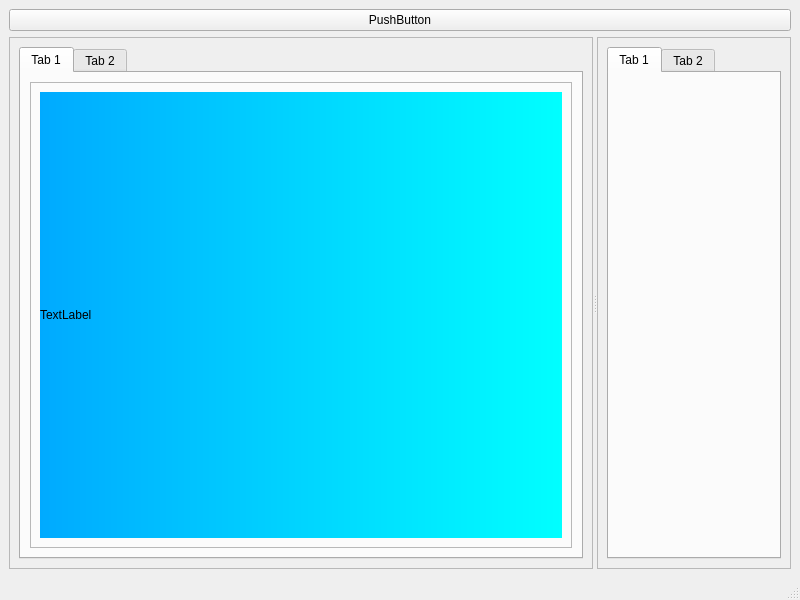
<?xml version="1.0" encoding="UTF-8"?>
<ui version="4.0">
 <class>TestWindow</class>
 <widget class="QMainWindow" name="TestWindow">
  <property name="geometry">
   <rect>
    <x>0</x>
    <y>0</y>
    <width>800</width>
    <height>600</height>
   </rect>
  </property>
  <property name="windowTitle">
   <string>MainWindow</string>
  </property>
  <widget class="QWidget" name="centralwidget">
   <layout class="QVBoxLayout" name="verticalLayout_4">
    <item>
     <widget class="QPushButton" name="openCameraButton">
      <property name="text">
       <string>PushButton</string>
      </property>
     </widget>
    </item>
    <item>
     <widget class="QSplitter" name="splitter">
      <property name="orientation">
       <enum>Qt::Horizontal</enum>
      </property>
      <widget class="QFrame" name="frame_2">
       <property name="frameShape">
        <enum>QFrame::StyledPanel</enum>
       </property>
       <property name="frameShadow">
        <enum>QFrame::Raised</enum>
       </property>
       <layout class="QVBoxLayout" name="verticalLayout">
        <item>
         <widget class="QTabWidget" name="tabWidget">
          <widget class="QWidget" name="tab">
           <attribute name="title">
            <string>Tab 1</string>
           </attribute>
           <layout class="QVBoxLayout" name="verticalLayout_3">
            <item>
             <widget class="QFrame" name="frame_3">
              <property name="minimumSize">
               <size>
                <width>400</width>
                <height>0</height>
               </size>
              </property>
              <property name="frameShape">
               <enum>QFrame::StyledPanel</enum>
              </property>
              <property name="frameShadow">
               <enum>QFrame::Raised</enum>
              </property>
              <layout class="QVBoxLayout" name="verticalLayout_5">
               <item>
                <widget class="QLabel" name="cameraLabel">
                 <property name="styleSheet">
                  <string notr="true">background-color: qlineargradient(spread:pad, x1:0, y1:0, x2:1, y2:0, stop:0 rgba(0, 170, 255, 255), stop:1 rgba(0, 255, 255, 255));</string>
                 </property>
                 <property name="text">
                  <string>TextLabel</string>
                 </property>
                </widget>
               </item>
              </layout>
             </widget>
            </item>
           </layout>
          </widget>
          <widget class="QWidget" name="tab_2">
           <attribute name="title">
            <string>Tab 2</string>
           </attribute>
          </widget>
         </widget>
        </item>
       </layout>
      </widget>
      <widget class="QFrame" name="frame">
       <property name="frameShape">
        <enum>QFrame::StyledPanel</enum>
       </property>
       <property name="frameShadow">
        <enum>QFrame::Raised</enum>
       </property>
       <layout class="QVBoxLayout" name="verticalLayout_2">
        <item>
         <widget class="QTabWidget" name="tabWidget_2">
          <widget class="QWidget" name="tab_3">
           <attribute name="title">
            <string>Tab 1</string>
           </attribute>
          </widget>
          <widget class="QWidget" name="tab_4">
           <attribute name="title">
            <string>Tab 2</string>
           </attribute>
          </widget>
         </widget>
        </item>
       </layout>
      </widget>
     </widget>
    </item>
   </layout>
  </widget>
  <widget class="QMenuBar" name="menubar">
   <property name="geometry">
    <rect>
     <x>0</x>
     <y>0</y>
     <width>800</width>
     <height>17</height>
    </rect>
   </property>
  </widget>
  <widget class="QStatusBar" name="statusbar"/>
 </widget>
 <resources/>
 <connections/>
</ui>
